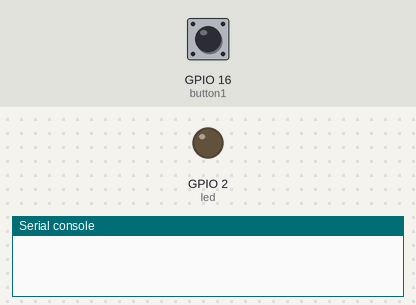
Bench run of a program on a simulated ESP32 board running MicroPython. Parts: output pins drawn as LEDs (lit = HIGH), the last lines printed to the serial console. The inputs (shaded band) are chosen by the test bench; at power-on: GPIO 16 (button1) HIGH.

Above: at 1.2 s.
1.3 s: GPIO 16 (button1) pulled LOW for 0.15 s
At 2.2 s:
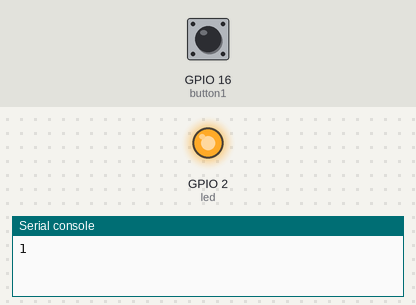
2.9 s: GPIO 16 (button1) pulled LOW for 1 s
At 4.6 s:
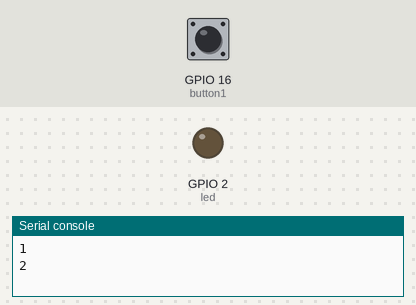
5.4 s: GPIO 16 (button1) pulled LOW for 3.2 s
At 9.4 s:
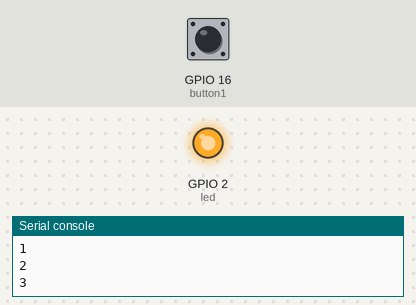
Timing chart, 0 to 10.9 s (numbered marks = the images above; inputs shaded):
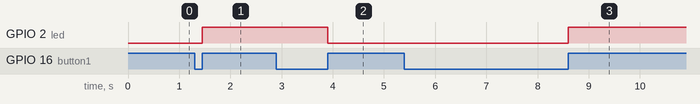

The program:

pj2_2_button_led.py
```python
from machine import Pin
import time

button1 = Pin(16, Pin.IN, Pin.PULL_UP)
led = Pin(2, Pin.OUT)
count = 0

while True:
    btnVal1 = button1.value()  # Reads the value of button 1
    #print("button1 =",btnVal1)  #Print it out in the shell
    if(btnVal1 == 0):
        time.sleep(0.01)
        while(btnVal1 == 0):
            btnVal1 = button1.value()
            if(btnVal1 == 1):
                count = count + 1
                print(count)
    val = count % 2
    if(val == 1):
        led.value(1)
    else:
        led.value(0)
    time.sleep(0.1) #delay 0.1s
```

Measured:
- after the input at 1.3 s, GPIO 2 (led): LOW → HIGH after 0.15 s
- after the input at 2.9 s, GPIO 2 (led): HIGH → LOW after 1.0 s
- after the input at 5.4 s, GPIO 2 (led): LOW → HIGH after 3.2 s
